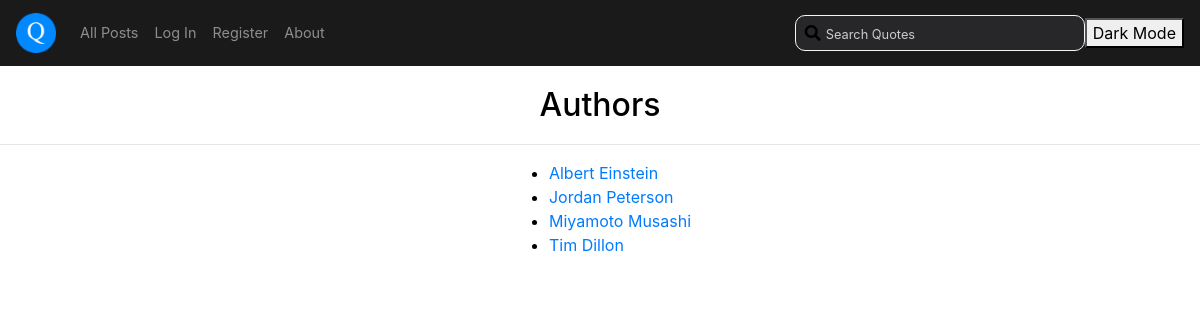
The app's page /authors with its own data.
### quote/models.py (models this page shows, shortened)
class Author(models.Model):
    name = models.CharField(max_length=200)
    bio = models.TextField(blank=True)
    image = models.ImageField(upload_to='authors/', blank=True)

### quote/views.py (the view)
# urls.py: path('authors', views.authors, name='authors'),
def authors(request):
    authors = Author.objects.all().order_by('name')
    return render(request, "quote/authors.html", {
        'authors': authors,
    })

### quote/templates/quote/authors.html
{% extends "quote/layout.html" %}
{% block body %}
    <h2>Authors</h2>
    <hr>
    <div class="container">
        {% if authors %}
            <ul>
                {% for author in authors %}
                    <li>
                        <a href="{% url 'author' author.id %}">{{ author.name }}</a>
                    </li>
                {% endfor %}
            </ul>
        {% else %}
            <p>No authors found.</p>
        {% endif %}
    </div>
{% endblock %}

### quote/static/quote/styles.css (style rules this page uses)
body { background-color: white; color: black; margin: 0; align-items: center; min-height: 100vh; width: 100%; }
h2 { margin: 20px 20px; text-align: center; }
.container { display: flex; flex-direction: column; justify-content: center; align-items: center; width: 100%; margin: 0 auto 20px auto; }

### records on screen
Author: name "Albert Einstein"
Author: name "Jordan Peterson"
Author: name "Miyamoto Musashi"
Author: name "Tim Dillon"
